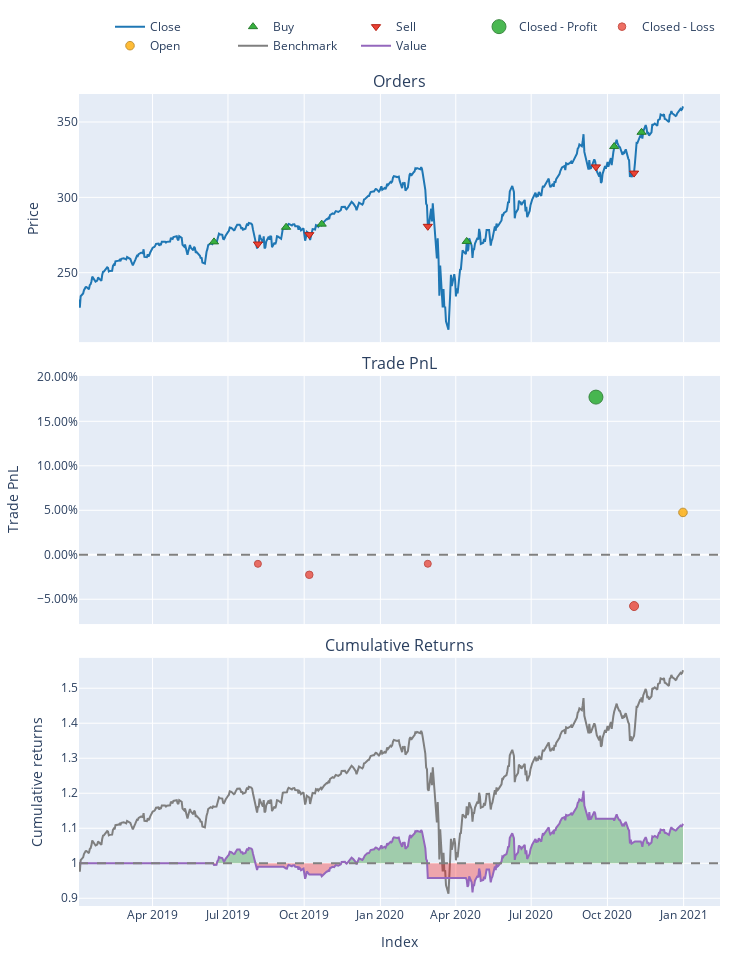

Here is the notebook cell this chart was saved with:
### Markdown cell above
We can even use vectorbt's built in graphing capability to quickly graph our portfolio

### Code cell
pf.plot().show()

### Figure 1 — Plotly figure (JSON) as saved in the notebook; plotly's stock layout.template omitted (floating-point values rounded to 4 significant figures; data arrays with more than 128 entries replaced by an {"elided": "..."} marker saying what was removed)
{"data": [{"legendgroup": "0", "line": {"color": "#1f77b4"}, "name": "Close", "showlegend": true, "type": "scatter", "uid": "88584db1-1d31-443c-a49a-f3fd965c92d7", "x": {"elided": "505 str values"}, "xaxis": "x", "y": {"elided": "505 float values"}, "yaxis": "y"}, {"customdata": [[0, 3.688, 2.494], [2, 3.524, 2.468], [4, 3.42, 2.413], [6, 3.529, 2.389], [8, 3.369, 2.811], [10, 3.088, 2.649]], "hovertemplate": "Order Id: %{customdata[0]}<br>Timestamp: %{x}<br>Price: %{y}<br>Size: %{customdata[1]:.6f}<br>Fees: %{customdata[2]:.6f}", "legendgroup": "1", "marker": {"color": "#37B13F", "line": {"color": "rgb(38,123,44)", "width": 1}, "size": 8, "symbol": "triangle-up"}, "mode": "markers", "name": "Buy", "type": "scatter", "uid": "57be0406-c0b7-4c04-885f-aea04d2ef1e3", "x": ["2019-06-14T04:00:00+00:00", "2019-09-09T04:00:00+00:00", "2019-10-22T04:00:00+00:00", "2020-04-14T04:00:00+00:00", "2020-10-09T04:00:00+00:00", "2020-11-11T05:00:00+00:00"], "xaxis": "x", "y": [270.5, 280.2, 282.2, 270.8, 333.7, 343.2], "yaxis": "y"}, {"customdata": [[1, 3.688, 2.481], [3, 3.524, 2.425], [5, 3.42, 2.401], [7, 3.529, 2.825], [9, 3.369, 2.663]], "hovertemplate": "Order Id: %{customdata[0]}<br>Timestamp: %{x}<br>Price: %{y}<br>Size: %{customdata[1]:.6f}<br>Fees: %{customdata[2]:.6f}", "legendgroup": "2", "marker": {"color": "#EA4335", "line": {"color": "rgb(181,31,18)", "width": 1}, "size": 8, "symbol": "triangle-down"}, "mode": "markers", "name": "Sell", "type": "scatter", "uid": "250f9b9f-afe6-4006-97f9-4ad6ac09cb7f", "x": ["2019-08-06T04:00:00+00:00", "2019-10-07T04:00:00+00:00", "2020-02-27T05:00:00+00:00", "2020-09-17T04:00:00+00:00", "2020-11-02T05:00:00+00:00"], "xaxis": "x", "y": [269.0, 275.3, 280.8, 320.2, 316.1], "yaxis": "y"}, {"customdata": [[3, 3, 169.3, 0.1772]], "hovertemplate": "Exit Trade Id: %{customdata[0]}<br>Position Id: %{customdata[1]}<br>Exit Timestamp: %{x}<br>PnL: %{customdata[2]:.6f}<br>Return: %{customdata[3]:.2%}", "legendgroup": "3", "marker": {"color": "#37B13F", "line": {"color": "rgb(38,123,44)", "width": 1}, "opacity": [0.9], "size": [14], "symbol": "circle"}, "mode": "markers", "name": "Closed - Profit", "type": "scatter", "uid": "7b47320b-b2ae-45ce-90b6-766b559f9643", "x": ["2020-09-17T04:00:00+00:00"], "xaxis": "x2", "y": [0.1772], "yaxis": "y2"}, {"customdata": [[0, 0, -10.16, -0.01018], [1, 1, -22.23, -0.02251], [2, 2, -9.747, -0.0101], [4, 4, -64.79, -0.05762]], "hovertemplate": "Exit Trade Id: %{customdata[0]}<br>Position Id: %{customdata[1]}<br>Exit Timestamp: %{x}<br>PnL: %{customdata[2]:.6f}<br>Return: %{customdata[3]:.2%}", "legendgroup": "4", "marker": {"color": "#EA4335", "line": {"color": "rgb(181,31,18)", "width": 1}, "opacity": [0.7501, 0.7611, 0.75, 0.7926], "size": [7.003, 7.52, 7, 8.99], "symbol": "circle"}, "mode": "markers", "name": "Closed - Loss", "type": "scatter", "uid": "419746f2-b5a1-47ae-8dc3-ee88e0810164", "x": ["2019-08-06T04:00:00+00:00", "2019-10-07T04:00:00+00:00", "2020-02-27T05:00:00+00:00", "2020-11-02T05:00:00+00:00"], "xaxis": "x2", "y": [-0.01018, -0.02251, -0.0101, -0.05762], "yaxis": "y2"}, {"customdata": [[5, 5, 50.44, 0.04759]], "hovertemplate": "Exit Trade Id: %{customdata[0]}<br>Position Id: %{customdata[1]}<br>Exit Timestamp: %{x}<br>PnL: %{customdata[2]:.6f}<br>Return: %{customdata[3]:.2%}", "legendgroup": "5", "marker": {"color": "#FFAA00", "line": {"color": "rgb(178,118,0)", "width": 1}, "opacity": [0.7837], "size": [8.57], "symbol": "circle"}, "mode": "markers", "name": "Open", "type": "scatter", "uid": "78e92cc9-48a4-469d-a9e2-d316076fe68c", "x": ["2020-12-31T05:00:00+00:00"], "xaxis": "x2", "y": [0.04759], "yaxis": "y2"}, {"legendgroup": "6", "line": {"color": "#7f7f7f"}, "name": "Benchmark", "showlegend": true, "type": "scatter", "uid": "3f1ebf8d-7ddf-48d1-8b78-fff0eb54ab64", "x": {"elided": "505 str values"}, "xaxis": "x3", "y": {"elided": "505 float values"}, "yaxis": "y3"}, {"hoverinfo": "skip", "legendgroup": "7", "line": {"color": "rgba(0, 0, 0, 0)", "width": 0}, "opacity": 0, "showlegend": false, "type": "scatter", "uid": "e77bef16-d1f7-4908-8c93-df7db3664a44", "x": {"elided": "505 str values"}, "xaxis": "x3", "y": {"elided": "505 int values"}, "yaxis": "y3"}, {"connectgaps": false, "fill": "tonexty", "fillcolor": "rgba(0, 128, 0, 0.3)", "hoverinfo": "skip", "legendgroup": "7", "line": {"color": "rgba(0, 0, 0, 0)", "width": 0}, "opacity": 0, "showlegend": false, "type": "scatter", "uid": "3c8c7ef1-4524-4cd8-90f7-ba70e44b3c6a", "x": {"elided": "505 str values"}, "xaxis": "x3", "y": {"elided": "505 float values"}, "yaxis": "y3"}, {"hoverinfo": "skip", "legendgroup": "7", "line": {"color": "rgba(0, 0, 0, 0)", "width": 0}, "opacity": 0, "showlegend": false, "type": "scatter", "uid": "7dc05b19-a236-4942-bb4f-ec6c63788a12", "x": {"elided": "505 str values"}, "xaxis": "x3", "y": {"elided": "505 int values"}, "yaxis": "y3"}, {"connectgaps": false, "fill": "tonexty", "fillcolor": "rgba(255, 0, 0, 0.3)", "hoverinfo": "skip", "legendgroup": "7", "line": {"color": "rgba(0, 0, 0, 0)", "width": 0}, "opacity": 0, "showlegend": false, "type": "scatter", "uid": "01144743-c468-4cba-b814-2ef3c4091a17", "x": {"elided": "505 str values"}, "xaxis": "x3", "y": {"elided": "505 float values"}, "yaxis": "y3"}, {"legendgroup": "8", "line": {"color": "#9467bd"}, "name": "Value", "showlegend": true, "type": "scatter", "uid": "edbf8f59-05c5-4353-b39f-bc3e0afcb076", "x": {"elided": "505 str values"}, "xaxis": "x3", "y": {"elided": "505 float values"}, "yaxis": "y3"}, {"hoverinfo": "skip", "legendgroup": "7", "line": {"color": "rgba(0, 0, 0, 0)", "width": 0}, "opacity": 0, "showlegend": false, "type": "scatter", "uid": "8d1dcba0-d3e2-48cf-ad78-2b9555679a94", "x": {"elided": "505 str values"}, "xaxis": "x3", "y": {"elided": "505 int values"}, "yaxis": "y3"}], "layout": {"annotations": [{"font": {"size": 16}, "showarrow": false, "text": "Orders", "x": 0.5, "xanchor": "center", "xref": "paper", "y": 1, "yanchor": "bottom", "yref": "paper"}, {"font": {"size": 16}, "showarrow": false, "text": "Trade PnL", "x": 0.5, "xanchor": "center", "xref": "paper", "y": 0.6528, "yanchor": "bottom", "yref": "paper"}, {"font": {"size": 16}, "showarrow": false, "text": "Cumulative Returns", "x": 0.5, "xanchor": "center", "xref": "paper", "y": 0.3056, "yanchor": "bottom", "yref": "paper"}], "height": 960, "legend": {"orientation": "h", "traceorder": "normal", "x": 1, "xanchor": "right", "y": 1.042, "yanchor": "bottom"}, "margin": {"b": 30, "l": 30, "r": 30, "t": 30}, "shapes": [{"line": {"color": "gray", "dash": "dash"}, "type": "line", "x0": 0, "x1": 1, "xref": "paper", "y0": 0, "y1": 0, "yref": "y2"}, {"line": {"color": "gray", "dash": "dash"}, "type": "line", "x0": 0, "x1": 1, "xref": "paper", "y0": 1, "y1": 1, "yref": "y3"}], "showlegend": true, "width": 750, "xaxis": {"anchor": "y", "domain": [0, 1], "matches": "x3", "showticklabels": false}, "xaxis2": {"anchor": "y2", "domain": [0, 1], "matches": "x3", "showticklabels": false}, "xaxis3": {"anchor": "y3", "domain": [0, 1], "title": {"text": "Index"}}, "yaxis": {"anchor": "x", "domain": [0.6944, 1], "title": {"text": "Price"}}, "yaxis2": {"anchor": "x2", "domain": [0.3472, 0.6528], "tickformat": ".2%", "title": {"text": "Trade PnL"}}, "yaxis3": {"anchor": "x3", "domain": [0, 0.3056], "title": {"text": "Cumulative returns"}}}}
